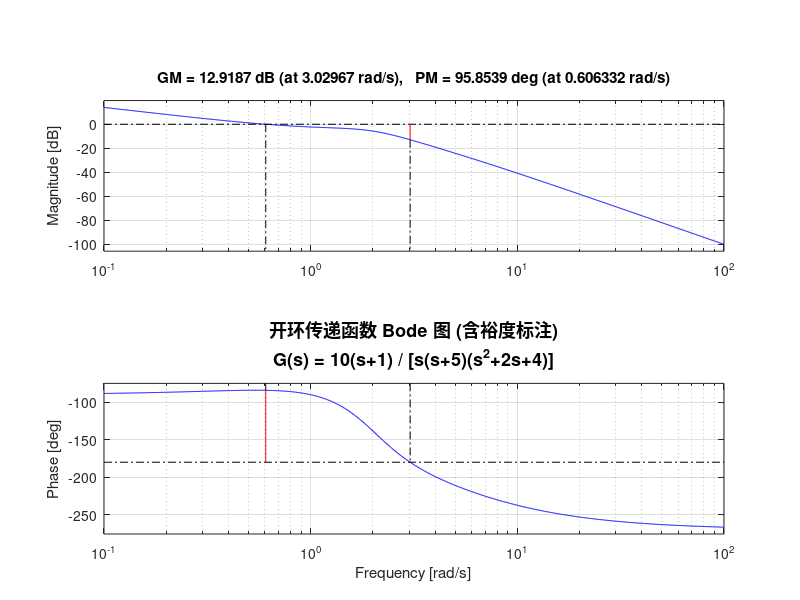
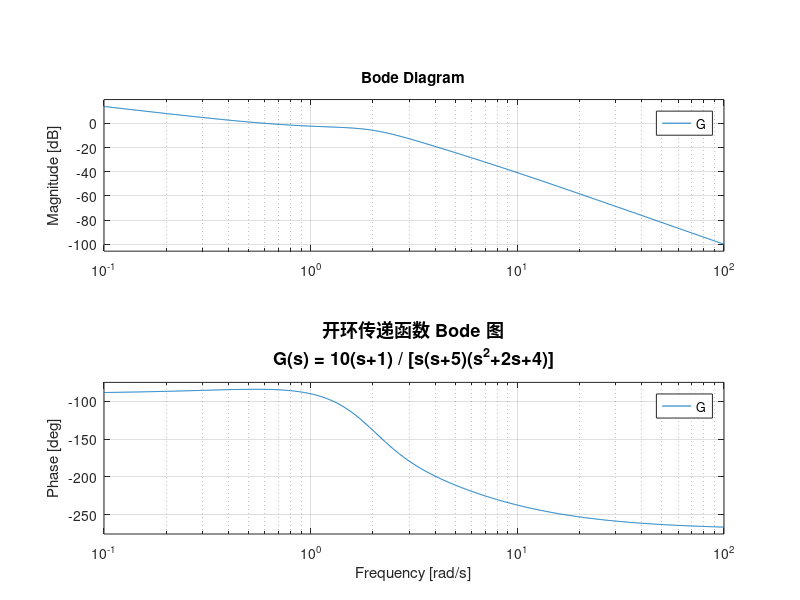

These figures' MATLAB source, in order: (Note: this script raises an error after producing the figures.)
%% 复合开环传递函数 Bode 图绘制
%  G(s) = 10(s+1) / [s(s+5)(s^2+2s+4)]
%  分子阶数 m=1, 分母阶数 n=4
%
%  典型环节分解:
%    比例环节:   K = 10
%    一阶微分:   (s+1)          零点 s = -1
%    积分环节:   1/s            极点 s = 0
%    惯性环节:   1/(s+5)        极点 s = -5
%    振荡环节:   1/(s^2+2s+4)   极点 s = -1±j√3  (ωn=2, ζ=0.5)
%
%  作者: Claude (Anthropic)
%  日期: 2026-05-22

clear; clc; close all;

%% 1. 定义各典型环节
s = tf('s');

K  = 10;                        % 比例环节
G1 = s + 1;                     % 一阶微分环节
G2 = 1/s;                       % 积分环节
G3 = 1/(s + 5);                 % 惯性环节
G4 = 1/(s^2 + 2*s + 4);        % 振荡环节 (wn=2, zeta=0.5)

%% 2. 复合开环传递函数
G = K * G1 * G2 * G3 * G4;

fprintf('========== 开环传递函数 ==========\n');
G

fprintf('========== 零点 ==========\n');
disp(zero(G));
fprintf('========== 极点 ==========\n');
disp(pole(G));

%% 3. 计算稳定裕度
[Gm, Pm, Wcg, Wcp] = margin(G);
fprintf('\n========== 稳定裕度 ==========\n');
fprintf('增益裕度 Gm = %.2f dB  (在 ωcg = %.2f rad/s)\n', 20*log10(Gm), Wcg);
fprintf('相角裕度 Pm = %.2f°    (在 ωcp = %.2f rad/s)\n', Pm, Wcp);

%% 4. 绘制 Bode 图 (含增益裕度和相角裕度标注)
figure('Position', [100 100 900 600], 'Color', 'w');
margin(G);
grid on;
title({'开环传递函数 Bode 图 (含裕度标注)'; ...
       'G(s) = 10(s+1) / [s(s+5)(s^2+2s+4)]'}, 'FontSize', 13);

%% 5. 单独的 Bode 图 (无裕度标注)
figure('Position', [100 100 900 600], 'Color', 'w');
bode(G);
grid on;
title({'开环传递函数 Bode 图'; ...
       'G(s) = 10(s+1) / [s(s+5)(s^2+2s+4)]'}, 'FontSize', 13);
tranimate(rotx(pi/2), 'movie');       % 绕X轴旋转动画
tranimate(rotx(pi/2)*roty(pi/2));     % 复合旋转动画
